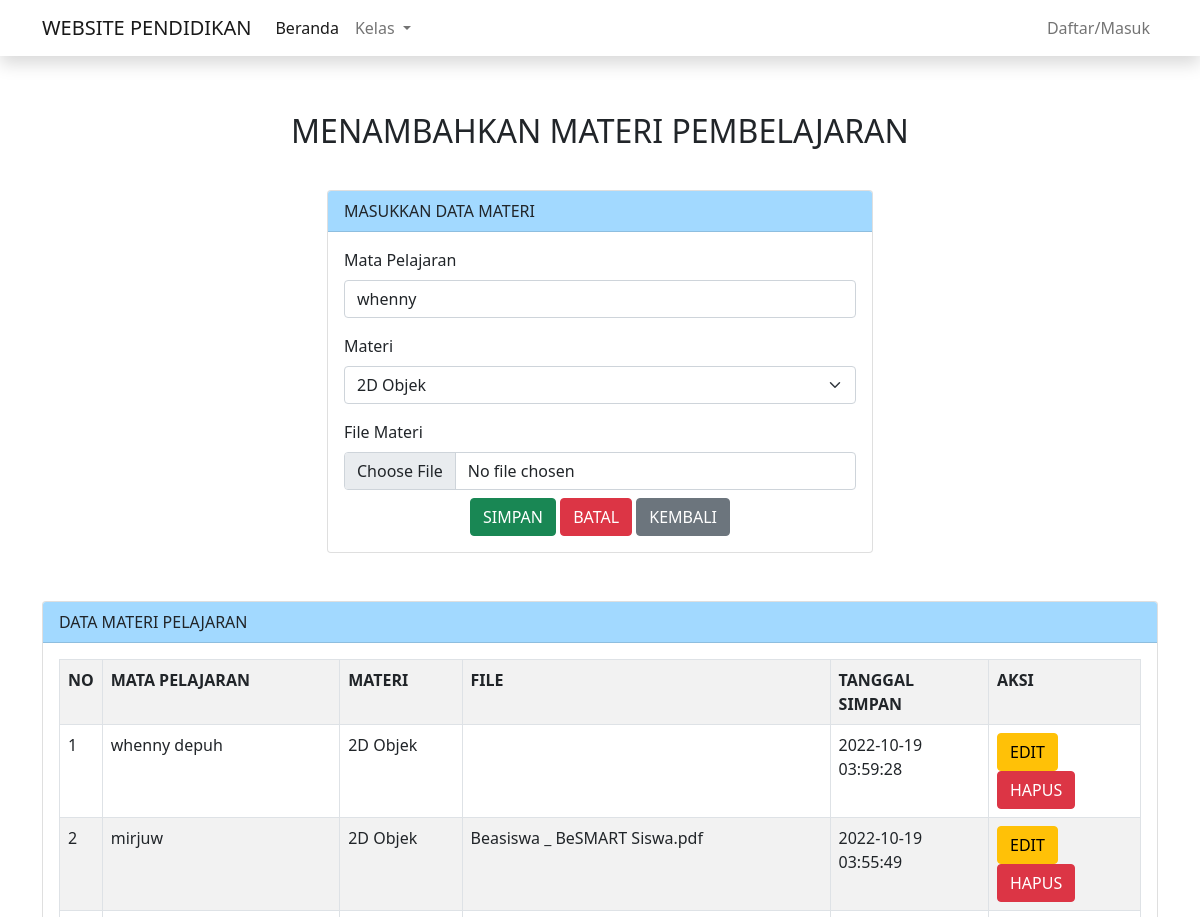
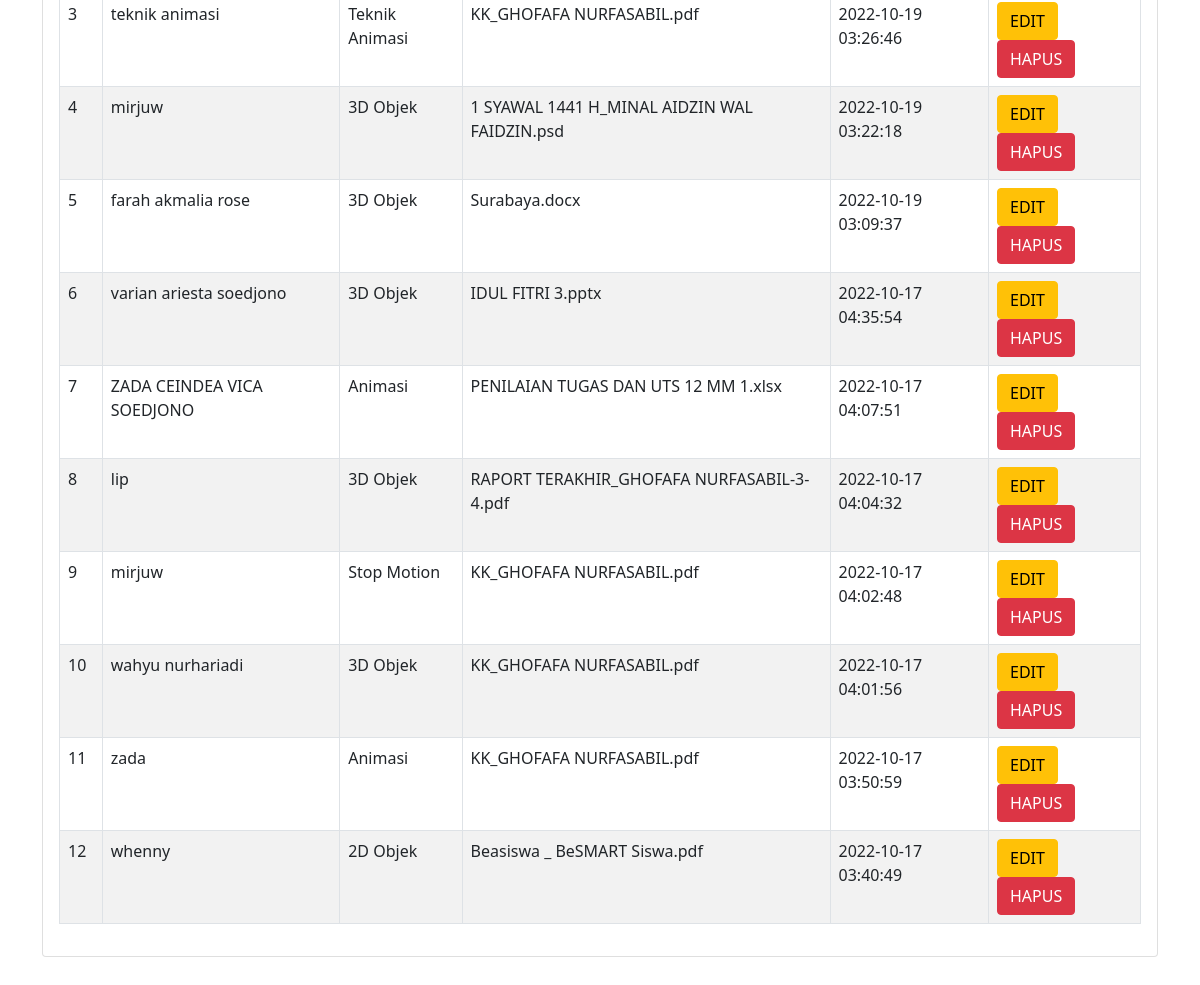
The app's page /tambahmateri.php?hal=edit&id=256 with its own data (2 pictures, top to bottom).
### tables this page shows
CREATE TABLE `plp` (
  `id_mapel` int(5) NOT NULL,
  `mapel` varchar(100) NOT NULL,
  `materi` varchar(100) NOT NULL,
  `file_materi` varchar(100) NOT NULL,
  `tanggal_simpan` timestamp NOT NULL DEFAULT current_timestamp() ON UPDATE current_timestamp()
);

### tambahmateri.php (the view, shortened to what this page needs)
<?php
  include "koneksi.php";
  $vmapel = "";
  $vmateri = "";
  if(isset($_GET['hal']))
  {
    if($_GET['hal'] == "edit")
    {
      $tampil = mysqli_query($koneksi, "SELECT * FROM plp WHERE id_mapel = '$_GET[id]'");
      $data = mysqli_fetch_array($tampil);
      if($data)
      {
        $vmapel = $data['mapel'];
        $vmateri = $data['materi'];
      }
    }
  }
?>
<!doctype html>
<html lang="en">
  <head>
    <link href="https://cdn.jsdelivr.net/npm/bootstrap@5.0.2/dist/css/bootstrap.min.css" rel="stylesheet">
    <link rel="stylesheet" href="style.css"/>
  </head>
  <body>
    <section class="navbar_beranda fixed-top">
      <nav class="navbar navbar-expand-lg navbar-light shadow" style="background-color: #ffffff;">
        <div class="container">
          <a class="navbar-brand" href="index.php">WEBSITE PENDIDIKAN</a>
          <div class="collapse navbar-collapse" id="navbarNav">
            <ul class="navbar-nav">
              <li class="nav-item">
                <a class="nav-link active" aria-current="page" href="index.php">Beranda</a>
              </li>
              <li class="nav-item dropdown">
                <a class="nav-link dropdown-toggle" href="#" id="navbarDropdown" role="button" data-bs-toggle="dropdown" aria-expanded="false">
                  Kelas
                </a>
              </li>
            </ul>
            <ul class="navbar-nav ms-auto">
                <li class="nav-item">
                    <a class="nav-link" href="#">Daftar/Masuk</a>
                </li>
            </ul>
          </div>
        </div>
      </nav>
    </section>
    <div class="container tempat mt-5">
      <h2 class="text-center judultambahmateri">MENAMBAHKAN MATERI PEMBELAJARAN</h2>
      <div class="row">
        <div class="col-md-6 mx-auto">
          <div class="card">
            <div class="card-header kotakmateri">
              MASUKKAN DATA MATERI
            </div>
            <div class="card-body">
              <form method="POST">
                <div class="mb-3">
                  <label class="form-label">Mata Pelajaran</label>
                  <input type="text" value="<?= $vmapel ?>" class="form-control" placeholder="Masukkan Mata Pelajaran" name="mapel">
                </div>
                <div class="mb-3">
                  <label class="form-label">Materi</label>
                  <select class="form-select" name="materi">
                    <option value="<?= $vmateri ?>"><?= $vmateri ?></option>
                  </select>
                </div>
                <div class="mb-2">
                  <label class="form-label">File Materi</label>
                  <input type="file" class="form-control" name="file_materi">
                </div>
                <div class="text-center">
                  <button class="btn btn-success" name="btn_simpan" type="submit">SIMPAN</button>
                  <button class="btn btn-danger" name="btn_batal" type="reset">BATAL</button>
                  <a class="btn btn-secondary" name="btn_kembali" href="materi.php">KEMBALI</a>
                </div>
              </form>
            </div>
          </div>
        </div>
      </div>
      <div class="card mt-5 mb-5">
        <div class="card-header kotakmateri">
          DATA MATERI PELAJARAN
        </div>
        <div class="card-body">
          <table class="table table-hover table-striped table-bordered">
            <tr>
              <th>NO</th>
              <th>MATA PELAJARAN</th>
              <th>MATERI</th>
              <th>FILE</th>
              <th>TANGGAL SIMPAN</th>
              <th>AKSI</th>
            </tr>
            <?php
              $no = 1;
              $tampil = mysqli_query($koneksi, "SELECT * FROM plp ORDER BY id_mapel desc");
              while($data = mysqli_fetch_array($tampil)) :
            ?>
            <tr>
              <td><?= $no++ ?></td>
              <td><?= $data['mapel'] ?></td>
              <td><?= $data['materi'] ?></td>
              <td><?= $data['file_materi'] ?></td>
              <td><?= $data['tanggal_simpan'] ?></td>
              <td>
                <a class="btn btn-warning" href="tambahmateri.php?hal=edit&id=<?=$data['id_mapel']?>">EDIT</a>
                <a class="btn btn-danger" href="tambahmateri.php?hal=hapus&id=<?=$data['id_mapel']?>">HAPUS</a>
              </td>
            </tr>
            <?php endwhile; ?>
          </table>
        </div>
      </div>
    </div>
  </body>
</html>

### style.css (style rules this page uses)
.tempat { padding-top: 2rem; }
.judultambahmateri { padding: 2rem 1rem; }
.kotakmateri { background-color: #a2d9ff; }

### records on screen
plp: mapel "whenny", materi "2D Objek", file_materi "Beasiswa _ BeSMART Siswa.pdf", tanggal_simpan "2022-10-17 03:40:49"
plp: mapel "whenny depuh", materi "2D Objek", tanggal_simpan "2022-10-19 03:59:28"
plp: mapel "mirjuw", materi "2D Objek", file_materi "Beasiswa _ BeSMART Siswa.pdf", tanggal_simpan "2022-10-19 03:55:49"
plp: mapel "teknik animasi", materi "Teknik Animasi", file_materi "KK_GHOFAFA NURFASABIL.pdf", tanggal_simpan "2022-10-19 03:26:46"
plp: mapel "mirjuw", materi "3D Objek", file_materi "1 SYAWAL 1441 H_MINAL AIDZIN WAL FAIDZIN.psd", tanggal_simpan "2022-10-19 03:22:18"
plp: mapel "farah akmalia rose", materi "3D Objek", file_materi "Surabaya.docx", tanggal_simpan "2022-10-19 03:09:37"
plp: mapel "varian ariesta soedjono", materi "3D Objek", file_materi "IDUL FITRI 3.pptx", tanggal_simpan "2022-10-17 04:35:54"
plp: mapel "ZADA CEINDEA VICA SOEDJONO", materi "Animasi", file_materi "PENILAIAN TUGAS DAN UTS 12 MM 1.xlsx", tanggal_simpan "2022-10-17 04:07:51"
plp: mapel "lip", materi "3D Objek", file_materi "RAPORT TERAKHIR_GHOFAFA NURFASABIL-3-4.pdf", tanggal_simpan "2022-10-17 04:04:32"
plp: mapel "mirjuw", materi "Stop Motion", file_materi "KK_GHOFAFA NURFASABIL.pdf", tanggal_simpan "2022-10-17 04:02:48"
plp: mapel "wahyu nurhariadi", materi "3D Objek", file_materi "KK_GHOFAFA NURFASABIL.pdf", tanggal_simpan "2022-10-17 04:01:56"
plp: mapel "zada", materi "Animasi", file_materi "KK_GHOFAFA NURFASABIL.pdf", tanggal_simpan "2022-10-17 03:50:59"
